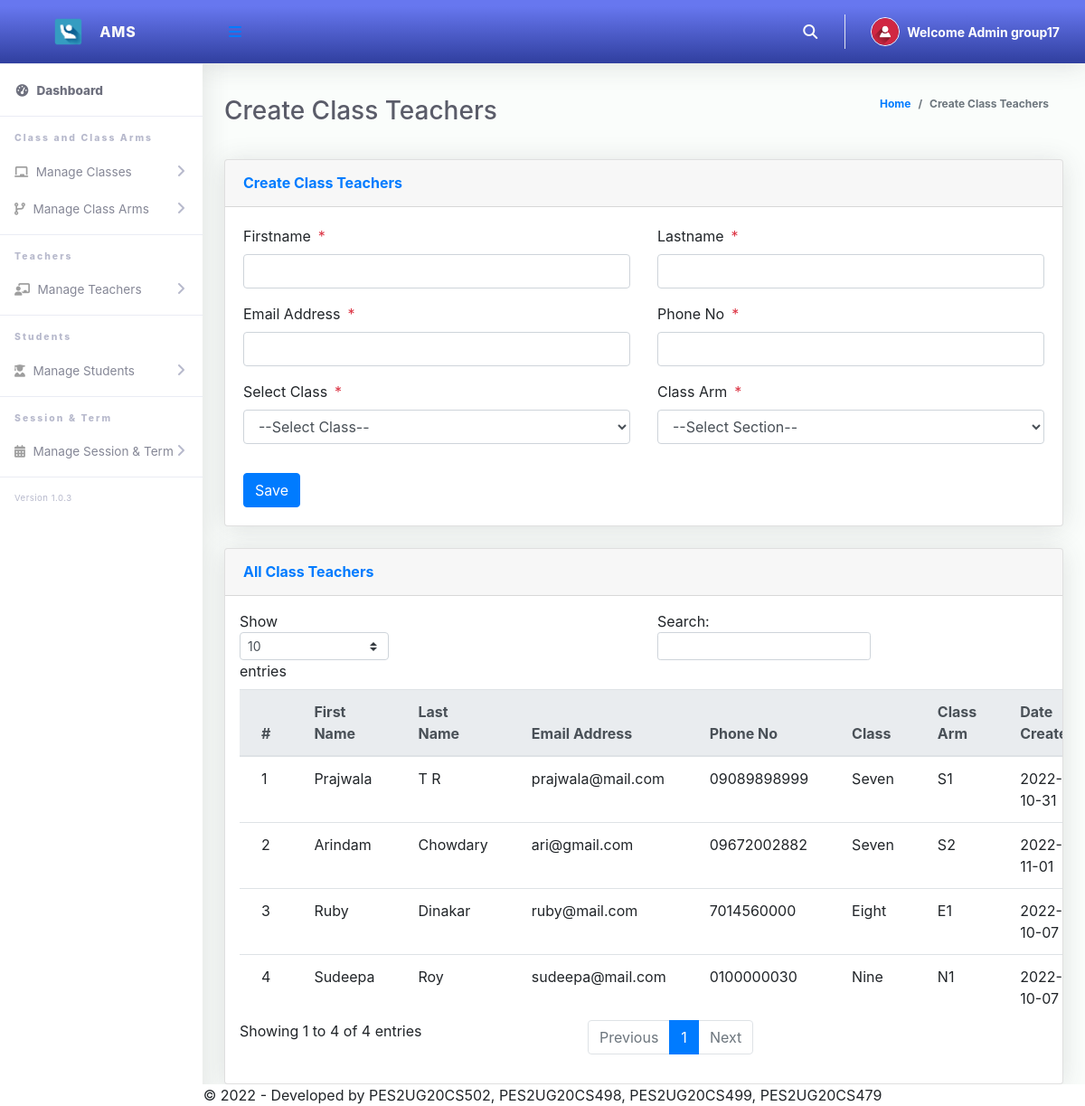
The page /Admin/createClassTeacher.php (signed in) on the database its author committed.
### tables this page shows
CREATE TABLE `tblclassteacher` (
  `Id` int(10) NOT NULL,
  `firstName` varchar(255) NOT NULL,
  `lastName` varchar(255) NOT NULL,
  `emailAddress` varchar(255) NOT NULL,
  `password` varchar(255) NOT NULL,
  `phoneNo` varchar(50) NOT NULL,
  `classId` varchar(10) NOT NULL,
  `classArmId` varchar(10) NOT NULL,
  `dateCreated` varchar(50) NOT NULL
);

CREATE TABLE `tblclass` (
  `Id` int(10) NOT NULL,
  `className` varchar(255) NOT NULL
);

CREATE TABLE `tblclassarms` (
  `Id` int(10) NOT NULL,
  `classId` varchar(10) NOT NULL,
  `classArmName` varchar(255) NOT NULL,
  `isAssigned` varchar(10) NOT NULL
);

### Admin/createClassTeacher.php (the view, shortened to what this page needs)
<?php
include '../Includes/dbcon.php';
?>
<!DOCTYPE html>
<html lang="en">
<head>
  <link href="../vendor/fontawesome-free/css/all.min.css" rel="stylesheet" type="text/css">
  <link href="../vendor/bootstrap/css/bootstrap.min.css" rel="stylesheet" type="text/css">
  <link href="css/ruang-admin.min.css" rel="stylesheet">
</head>
<body id="page-top">
  <div id="wrapper">
      <?php include "Includes/sidebar.php";?>
    <div id="content-wrapper" class="d-flex flex-column">
      <div id="content">
       <?php include "Includes/topbar.php";?>
        <div class="container-fluid" id="container-wrapper">
          <div class="d-sm-flex align-items-center justify-content-between mb-4">
            <h1 class="h3 mb-0 text-gray-800">Create Class Teachers</h1>
            <ol class="breadcrumb">
              <li class="breadcrumb-item"><a href="./">Home</a></li>
              <li class="breadcrumb-item active" aria-current="page">Create Class Teachers</li>
            </ol>
          </div>
          <div class="row">
            <div class="col-lg-12">
              <div class="card mb-4">
                <div class="card-header py-3 d-flex flex-row align-items-center justify-content-between">
                  <h6 class="m-0 font-weight-bold text-primary">Create Class Teachers</h6>
                </div>
                <div class="card-body">
                  <form method="post">
                   <div class="form-group row mb-3">
                        <div class="col-xl-6">
                        <label class="form-control-label">Firstname<span class="text-danger ml-2">*</span></label>
                        <input type="text" class="form-control" required name="firstName" value="<?php echo $row['firstName'];?>" id="exampleInputFirstName">
                        </div>
                        <div class="col-xl-6">
                        <label class="form-control-label">Lastname<span class="text-danger ml-2">*</span></label>
                      <input type="text" class="form-control" required name="lastName" value="<?php echo $row['lastName'];?>" id="exampleInputFirstName" >
                        </div>
                    </div>
                     <div class="form-group row mb-3">
                        <div class="col-xl-6">
                        <label class="form-control-label">Email Address<span class="text-danger ml-2">*</span></label>
                        <input type="email" class="form-control" required name="emailAddress" value="<?php echo $row['emailAddress'];?>" id="exampleInputFirstName" >
                        </div>
                        <div class="col-xl-6">
                        <label class="form-control-label">Phone No<span class="text-danger ml-2">*</span></label>
                      <input type="text" class="form-control" name="phoneNo" value="<?php echo $row['phoneNo'];?>" id="exampleInputFirstName" >
                        </div>
                    </div>
                    <div class="form-group row mb-3">
                        <div class="col-xl-6">
                        <label class="form-control-label">Select Class<span class="text-danger ml-2">*</span></label>
                         <?php
                        $qry= "SELECT * FROM tblclass ORDER BY className ASC";
                        $result = $conn->query($qry);
                        $num = $result->num_rows;
                        if ($num > 0){
                          echo ' <select required name="classId" onchange="classArmDropdown(this.value)" class="form-control mb-3">';
                          echo'<option value="">--Select Class--</option>';
                                  echo '</select>';
                              }
                            ?>
                        </div>
                        <div class="col-xl-6">
                        <label class="form-control-label">Class Arm<span class="text-danger ml-2">*</span></label>
                        <?php
                        $qry= "SELECT * FROM tblclassarms ORDER BY classArmName ASC";
                        $result = $conn->query($qry);
                        $num = $result->num_rows;
                        if ($num > 0){
                          echo ' <select required name="classArmId" onchange="classArmDropdown(this.value)" class="form-control mb-3">';
                          echo'<option value="">--Select Section--</option>';
                                  echo '</select>';
                              }
                            ?>
                        </div>
                    </div>
                      <?php
                    if (isset($Id))
                    {
                    ?>
                    <button type="submit" name="update" class="btn btn-warning">Update</button>
                    &nbsp;&nbsp;&nbsp;&nbsp;&nbsp;&nbsp;&nbsp;&nbsp;&nbsp;&nbsp;
                    <?php
                    } else {
                    ?>
                    <button type="submit" name="save" class="btn btn-primary">Save</button>
                    <?php
                    }
                    ?>
                  </form>
                </div>
              </div>
                 <div class="row">
              <div class="col-lg-12">
              <div class="card mb-4">
                <div class="card-header py-3 d-flex flex-row align-items-center justify-content-between">
                  <h6 class="m-0 font-weight-bold text-primary">All Class Teachers</h6>
                </div>
                <div class="table-responsive p-3">
                  <table class="table align-items-center table-flush table-hover" id="dataTableHover">
                    <thead class="thead-light">
                      <tr>
                        <th>#</th>
                        <th>First Name</th>
                        <th>Last Name</th>
                        <th>Email Address</th>
                        <th>Phone No</th>
                        <th>Class</th>
                        <th>Class Arm</th>
                        <th>Date Created</th>
                      </tr>
                    </thead>
                    <tbody>
                  <?php
                      $query = "SELECT tblclassteacher.Id,tblclass.className,tblclassarms.classArmName,tblclassarms.Id AS classArmId,tblclassteacher.firstName,
                      tblclassteacher.lastName,tblclassteacher.emailAddress,tblclassteacher.phoneNo,tblclassteacher.dateCreated
                      FROM tblclassteacher
                      INNER JOIN tblclass ON tblclass.Id = tblclassteacher.classId
                      INNER JOIN tblclassarms ON tblclassarms.Id = tblclassteacher.classArmId";
                      $rs = $conn->query($query);
                      $num = $rs->num_rows;
                      $sn=0;
                      if($num > 0)
                      {
                        while ($rows = $rs->fetch_assoc())
                          {
                             $sn = $sn + 1;
                            echo"
                              <tr>
                                <td>".$sn."</td>
                                <td>".$rows['firstName']."</td>
                                <td>".$rows['lastName']."</td>
                                <td>".$rows['emailAddress']."</td>
                                <td>".$rows['phoneNo']."</td>
                                <td>".$rows['className']."</td>
                                <td>".$rows['classArmName']."</td>
                                 <td>".$rows['dateCreated']."</td>
                                <td><a href='?action=delete&Id=".$rows['Id']."&classArmId=".$rows['classArmId']."'><i class='fas fa-fw fa-trash'></i></a></td>
                              </tr>";
                          }
                      }
                      else
                      {
                           echo
                           "<div class='alert alert-danger' role='alert'>
                            No Record Found!
                            </div>";
                      }
                      ?>
                    </tbody>
                  </table>
                </div>
              </div>
            </div>
            </div>
          </div>
        </div>
      </div>
       <?php include "Includes/footer.php";?>
    </div>
  </div>
</body>
</html>

### Admin/Includes/topbar.php (shortened to what this page needs)
<?php
  $query = "SELECT * FROM tbladmin WHERE Id = ".$_SESSION['userId']."";
  $rs = $conn->query($query);
  $rows = $rs->fetch_assoc();
  $fullName = $rows['firstName']." ".$rows['lastName'];
?>
<nav class="navbar navbar-expand navbar-light bg-gradient-primary topbar mb-4 static-top">
          <button id="sidebarToggleTop" class="btn btn-link rounded-circle mr-3">
            <i class="fa fa-bars"></i>
          </button>
          <ul class="navbar-nav ml-auto">
            <li class="nav-item dropdown no-arrow">
              <a class="nav-link dropdown-toggle" href="#" id="searchDropdown" role="button" data-toggle="dropdown"
                aria-haspopup="true" aria-expanded="false">
                <i class="fas fa-search fa-fw"></i>
              </a>
            </li>
            <li class="nav-item dropdown no-arrow">
              <a class="nav-link dropdown-toggle" href="#" id="userDropdown" role="button" data-toggle="dropdown"
                aria-haspopup="true" aria-expanded="false">
                <img class="img-profile rounded-circle" src="img/user-icn.png" style="max-width: 60px">
                <span class="ml-2 d-none d-lg-inline text-white small"><b>Welcome <?php echo $fullName;?></b></span>
              </a>
            </li>
          </ul>
        </nav>

### rows shown on the page
tblclassteacher: firstName "Prajwala", lastName "T R", emailAddress "prajwala@mail.com", phoneNo "09089898999", classId.className "Seven", classArmId.classArmName "S1", dateCreated "2022-10-31"
tblclassteacher: firstName "Arindam", lastName "Chowdary", emailAddress "ari@gmail.com", phoneNo "09672002882", classId.className "Seven", classArmId.classArmName "S2", dateCreated "2022-11-01"
tblclassteacher: firstName "Ruby", lastName "Dinakar", emailAddress "ruby@mail.com", phoneNo "7014560000", classId.className "Eight", classArmId.classArmName "E1", dateCreated "2022-10-07"
tblclassteacher: firstName "Sudeepa", lastName "Roy", emailAddress "sudeepa@mail.com", phoneNo "0100000030", classId.className "Nine", classArmId.classArmName "N1", dateCreated "2022-10-07"

### other values the page prints
$fullName "Admin group17"
